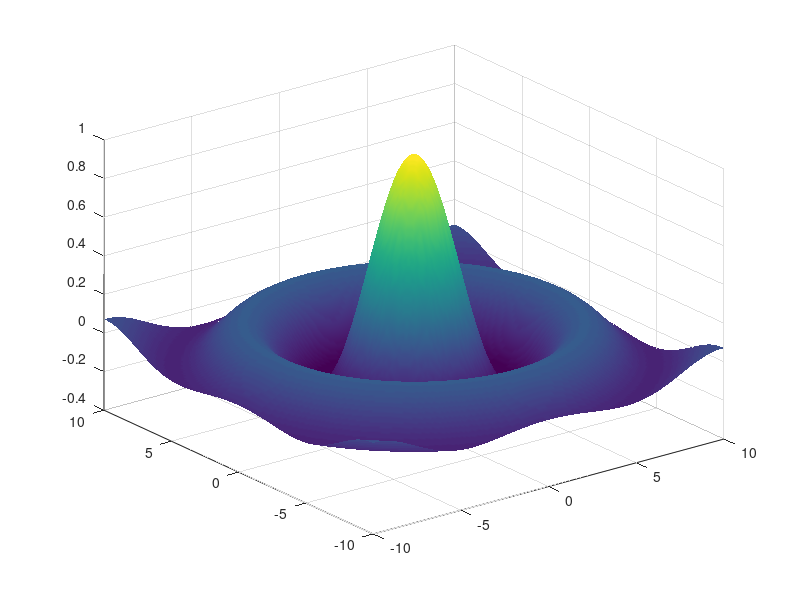

Recreate this plot in MATLAB.
#Урок 6 трехмерная графика
#Задание плоскостей
x = -10:0.1:10;
y = -10:0.1:10;
[X,Y] = meshgrid(x,y);
Z = sin(sqrt(X.^2 + Y.^2))./sqrt(X.^2 + Y.^2);

#mesh(X,Y,Z); - обычный график
#hidden off; - показывает внутренность, по умолчанию on

#surf - в явном виде, иначе ввести параметризацию
#три разных графика с разной раскраской
##subplot(1,3,1);
##surf(X,Y,Z);
##shading flat
##
##subplot(1,3,2);
##surf(X,Y,Z);
##shading faceted
##
##subplot(1,3,3);
##surf(X,Y,Z);
##shading interp

#surfc
#surfc(X,Y,Z); - линии уровня
#colorbar; - цветовая шкала

#contour
#contour(X,Y,Z); - контур

#замена цвета
surf(X,Y,Z);
colormap('viridis');
shading interp;
